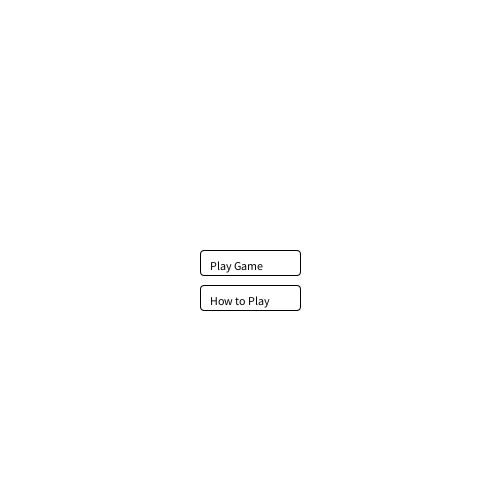
Frame 1 (no input)
Frame 60 (the mouse pressed at the canvas centre just before this capture): identical to frame 1, image omitted
Frame 120 (the mouse held since frame 60 and released just before this capture): identical to frame 1, image omitted

The Processing sketch that drew this single still picture (run headless with seeded random() and noise(); from frame 60 on, the mouse is pressed at the canvas centre):

// Processing sketch: StartUp
// ── StartUp.pde
Button Bplay = new Button(200, 250, "Play Game");
Button Brules = new Button(200, 285, "How to Play");
boolean gameStart = false;
boolean rules = false;
void setup() {
  size(500, 500);
  frameRate(60);
}
void draw() {
  background(255);
  if (!gameStart && !rules) {
    Bplay.show();
    Brules.show();

    if (Brules.checkHitBox())
      rules = true;
    if (Bplay.checkHitBox())
      gameStart = true;
  } else if (rules) 
    showRules();
  else if (gameStart)
    gameRunner();
}

public class Button {
  private int bx;
  private int by;
  private String text;

  public Button(int x, int y, String text) {
    this.bx = x;
    this.by = y;
    this.text = text;
  }


  void show() {
    noFill();
    rect(bx, by, 100, 25, 4);
    fill(0);
    text(text, bx + 10, by + 20);
    this.checkHitBox();
  }

  boolean checkHitBox() {
    boolean tf = false;
    if (mousePressed) 
      if (mouseX < bx + 100 && mouseX > bx && mouseY < by + 25 && mouseY > by)
        tf = true;
        return tf;
  }
}
void showRules() {
  textSize(15);
  text("How to Move", 210, 300);
  text("Use wasd to move up, left, down, and right", 100, 320);
  text("How to Shoot", 210, 230);
  text("Point your cursor and right click to shoot", 105, 250);
  text("How to Win", 210, 170);
  text("Move your player through the door", 120, 190);
}
void gameRunner() {
  println("game");
}
